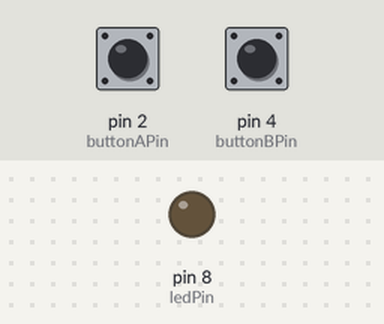
Simulated run of this sketch. Board: Arduino Uno, built with avr-gcc and run on an emulated ATmega328P. Parts: output pins drawn as LEDs (lit = HIGH). Inputs (shaded band) come from the test bench; at power-on: pin 2 (buttonAPin) HIGH, pin 4 (buttonBPin) HIGH.

Above: at 1.2 s.
1.3 s: pin 2 (buttonAPin) pulled LOW for 0.15 s
At 2.2 s:
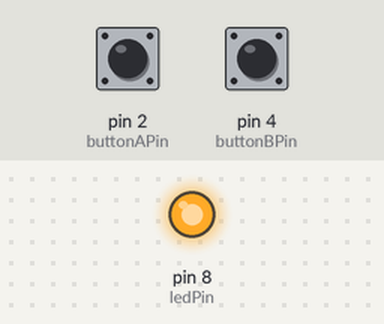
2.9 s: pin 4 (buttonBPin) pulled LOW for 0.15 s
At 3.5 s:
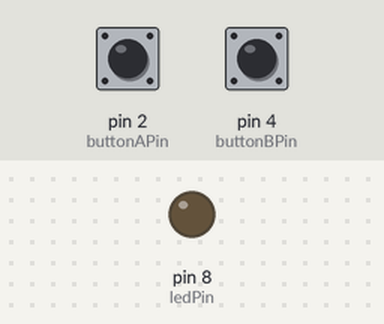
4.5 s: pin 2 (buttonAPin) pulled LOW for 1 s
At 5.9 s:
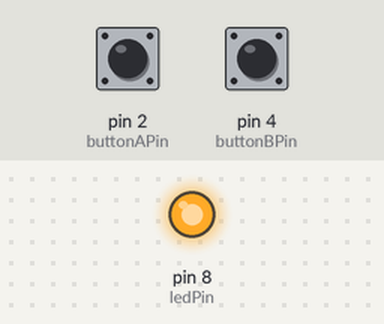
7.0 s: pin 2 (buttonAPin) driven LOW and pin 4 (buttonBPin) driven LOW
At 8.0 s:
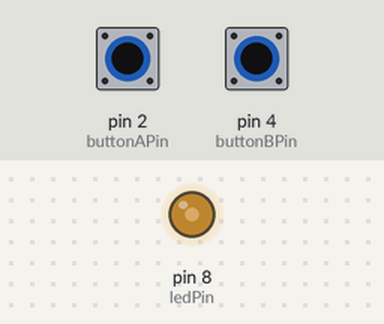
8.5 s: pin 4 (buttonBPin) driven HIGH
At 9.9 s:
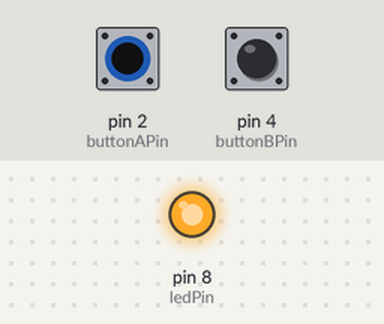
Timing chart, 0 to 11.0 s (numbered marks = the images above; inputs shaded):
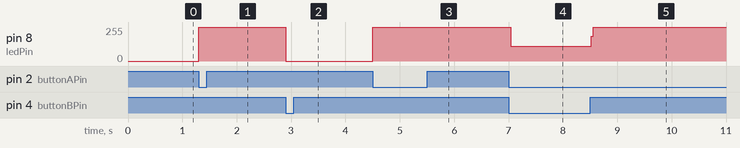

The sketch:

2Buttons.ino
```cpp
/*
 *
 * https://www.manusoft.es
 * TUTORIALES Y SOLUCIONES INFORMÁTICAS
 *
 * Iniciación a Arduino [5/9]: Salidas Digitales - Botones.
 *
 */

// constants won't change. They're used here to set pin numbers:
const int buttonAPin = 2;     // the number of the pushbutton A pin
const int buttonBPin = 4;     // the number of the pushbutton B pin
const int ledPin =  8;      // the number of the LED pin

void setup() {
  // initialize the LED pin as an output:
  pinMode(ledPin, OUTPUT);
  // initialize the pushbutton A pin as an input:
  pinMode(buttonAPin, INPUT);
  // initialize the pushbutton B pin as an input:
  pinMode(buttonBPin, INPUT);
}

void loop() {
  // check if the pushAbutton is pressed.
  // if it is, the LED is HIGH:
  if (digitalRead(buttonAPin) == LOW) {
    // turn LED on:
    digitalWrite(ledPin, HIGH);
  }
  // check if the pushBbutton is pressed.
  // if it is, the LED is LOW:
  if (digitalRead(buttonBPin) == LOW) {
    digitalWrite(ledPin, LOW);
  }
}
```

Measured:
- after the input at 1.3 s, pin 8 (ledPin): 0/255 → 255/255 at once
- after the input at 2.9 s, pin 8 (ledPin): 255/255 → 0/255 at once
- after the input at 4.5 s, pin 8 (ledPin): 0/255 → 255/255 at once
- after the input at 7.0 s, pin 8 (ledPin): 255/255 → 112/255 at once
- after the input at 8.5 s, pin 8 (ledPin): 112/255 → 255/255 at once
